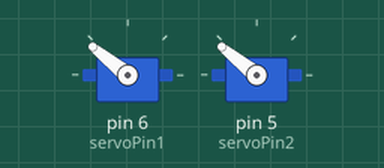
A sketch run on a simulated Arduino Uno, built with avr-gcc and run on an emulated ATmega328P. On the bench: 2 × servo.

Above: at 0.1 s.
At 7.1 s:
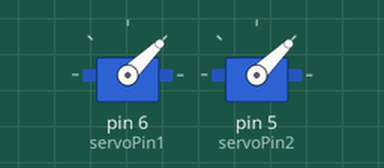
Timing chart, 0 to 8.6 s (numbered marks = the images above):
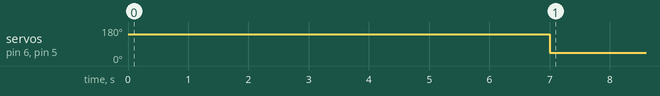

The sketch:

settrottleesc.ino
```cpp
#include <Servo.h>

byte servoPin1 = 6;
byte servoPin2 = 5;
Servo servo1;
Servo servo2;

void setup() {

 Serial.begin(9600);
 servo1.attach(servoPin1);
 servo2.attach(servoPin2);

 servo1.writeMicroseconds(2000); // send "stop" signal to ESC.
 servo2.writeMicroseconds(2000);
 delay(7000); // delay to allow the ESC to recognize the stopped signal
 servo1.writeMicroseconds(1000); // send "stop" signal to ESC.
 servo2.writeMicroseconds(1000);
}

void loop() {
}
```

Measured:
- by itself, servo on pin 6 (servoPin1), servo on pin 5 (servoPin2): 141° → 44° at 7.0 s
